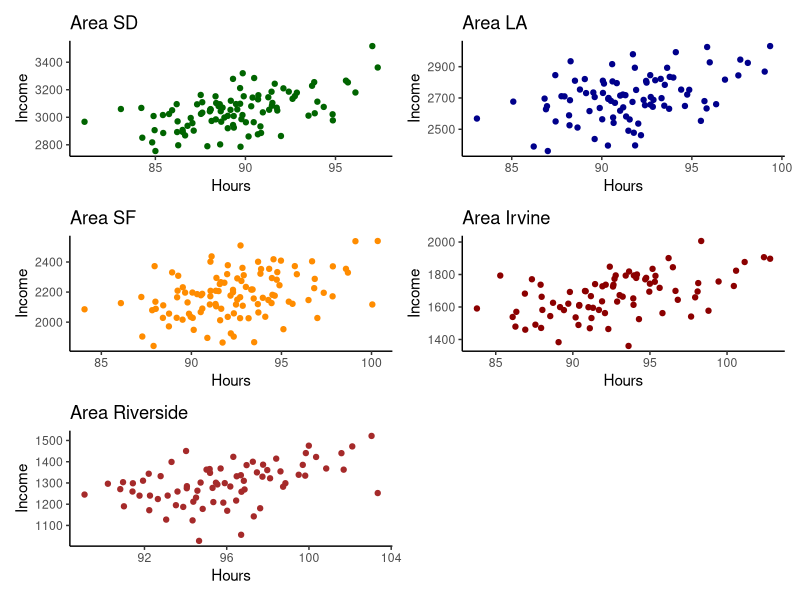
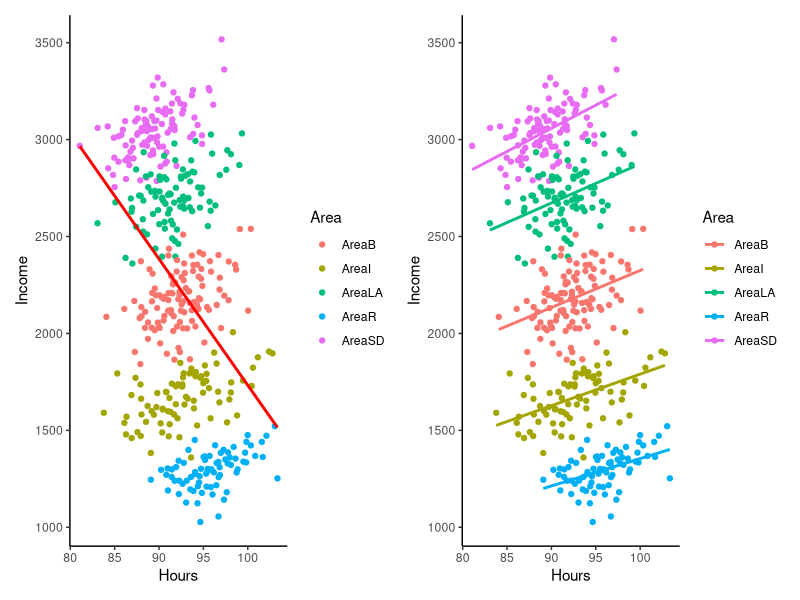

The R source for these figures, in order:
library(tidyverse)
library(ggthemes)
library(patchwork)
setwd("C:/Users/meala/Documents/R Data Work")

#AreaSD
set.seed(259)
AreaSD_hours <- rnorm(100, mean = 90, sd = 3)
AreaSD_Income <-  0.25*abs(AreaSD_hours * (rnorm(100, 105,5))) +700
SD <- ggplot(data.frame(AreaSD_hours, AreaSD_Income), aes(x = AreaSD_hours, y = AreaSD_Income)) + 
                  geom_point(color="darkgreen")  + labs(title = "Area SD", x = "Hours", y = "Income")+theme_classic()

#AreaLA
set.seed(259)
AreaLA_hours <- rnorm(90, mean = 92, sd = 3)
AreaLA_Income <-  0.25*abs(AreaLA_hours * (rnorm(90, 97,6))) +500
LA<- ggplot(data.frame(AreaLA_hours, AreaLA_Income), aes(x = AreaLA_hours, y = AreaLA_Income)) + 
                  geom_point(color="darkblue")  + labs(title = "Area LA", x = "Hours", y = "Income")+theme_classic()


#AreaB
set.seed(259)
AreaB_hours <- rnorm(110, mean = 93, sd = 3)
AreaB_Income <- 0.25*abs(AreaB_hours * (rnorm(110, 90,6))) +100
Berkeley <- ggplot(data.frame(AreaB_hours, AreaB_Income), aes(x = AreaB_hours, y = AreaB_Income)) + 
                  geom_point(color="darkorange")  + labs(title = "Area SF", x = "Hours", y = "Income")+theme_classic()


#Irvine
set.seed(259)
AreaI_hours <- rnorm(80, mean = 93, sd = 4)
AreaI_Income <-  0.25*abs(AreaI_hours * (rnorm(80, 73,5)))

Irvine <- ggplot(data.frame(AreaI_hours, AreaI_Income), aes(x = AreaI_hours, y = AreaI_Income)) + 
                  geom_point(color="darkred")  + labs(title = "Area Irvine", x = "Hours", y = "Income")+theme_classic()

#Riverside
set.seed(259)
AreaR_hours <- rnorm(75, mean = 96, sd = 3)
AreaR_Income <-  0.25*abs(AreaR_hours * (rnorm(65, 68,4))) -300
Riverside <- ggplot(data.frame(AreaR_hours, AreaR_Income), aes(x = AreaR_hours, y = AreaR_Income)) + 
                  geom_point(color="brown")  + labs(title = "Area Riverside", x = "Hours", y = "Income")+theme_classic()

#rm(list=ls())
#plot all the plots together

SD+LA + Berkeley + Irvine + Riverside + plot_layout(ncol = 2)

#make a function to run linear regression 

AreaSD <- lm(AreaSD_Income~AreaSD_hours)
summary(AreaSD)
AreaLA <- lm(AreaLA_Income~AreaLA_hours)
summary(AreaLA)
AreaB <- lm(AreaB_Income~AreaB_hours)
summary(AreaB)
AreaI <- lm(AreaI_Income~AreaI_hours)
summary(AreaI)
AreaR <- lm(AreaR_Income~AreaR_hours)
summary(AreaR)

AreaSD <- data.frame(Area = "AreaSD",Hours= AreaSD_hours,Income=AreaSD_Income)
AreaLA <- data.frame(Area = "AreaLA",Hours= AreaLA_hours,Income=AreaLA_Income)
AreaB <- data.frame(Area = "AreaB",Hours= AreaB_hours,Income=AreaB_Income)
AreaI <- data.frame(Area = "AreaI",Hours= AreaI_hours,Income=AreaI_Income)
AreaR <- data.frame(Area = "AreaR",Hours= AreaR_hours,Income=AreaR_Income)

All <- rbind(AreaSD,AreaLA,AreaB,AreaI,AreaR)
summary(lm(data=All, Income~Hours))

p <- ggplot(data=All, aes(x=Hours, y=Income)) + geom_point()+geom_point(color="pink")+geom_smooth(method = "lm", se = FALSE, color = "lightblue")
p<- p + theme_classic()

p1 <- ggplot(data=All, aes(x=Hours, y=Income, color=Area)) + geom_point()+geom_smooth(method = "lm", se = FALSE, color = "red")
p1<- p1 + theme_classic()

p2 <- ggplot(data=All, aes(x=Hours, y=Income, color=Area)) + geom_point()+geom_smooth(method = "lm", se = FALSE)
p2<- p2 + theme_classic()

p1+p2

Area_reg <- lm(data=All, Income~Hours+Area)
summary(Area_reg)
